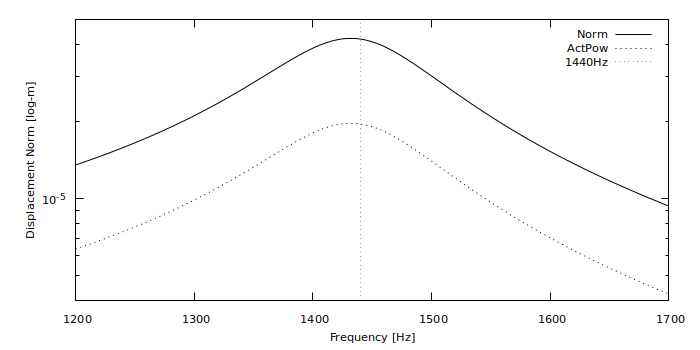

Generate this figure with gnuplot:


set tics font ",8.5"
set key font ",8.5"
set xlabel font ",8.5"
set ylabel font ",8.5"

set xlabel "angels" offset 0,0.6
set ylabel "angels" offset 1.2,0

set xrange [1200:1700]
set yrange [4E-6:5E-5]

set logscale y
set xlabel "Frequency [Hz]"
set ylabel "Displacement Norm [log-m]"
set format y "10^{%T}"

set style line 1 lt 2 lc rgb "black" lw 1 dashtype 1
set style line 2 lt 2 lc rgb "black" lw 1 dashtype 2 
set style line 3 lt 2 lc rgb "black" lw 1 dashtype 3
set style line 4 lt 2 lc rgb "black" lw 1 dashtype 4

set arrow from 1440,graph 0 to 1440,graph 1 nohead lt 0

plot 'NL.txt' with lines title "Norm" ls 1, \
	 'PAR.txt' with lines title "ActPow" ls 3, \
	 1/0 t "1440Hz" lt 0


set term pngcairo size 700,350
set termoption dashed
set output "Fig30.png"
replot
set term x11	 
